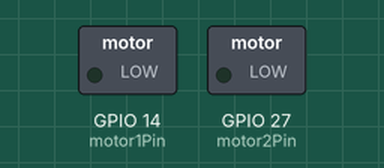
Recording of a program running on a simulated ESP32. Shown: switched loads named in the program (green lamp = pin HIGH). WiFi joins after 1.5 s; servers stay silent unless stated; what the program prints to the serial monitor is not drawn.

Above: at 0.1 s.
At 3.6 s:
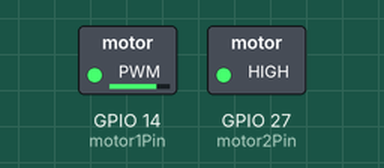
At 4.1 s:
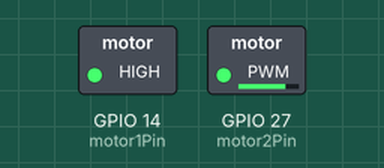
At 4.6 s:
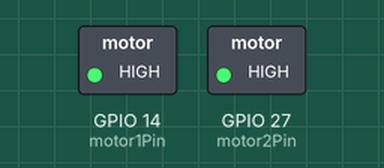
Timing chart, 0 to 6.1 s (numbered marks = the images above):
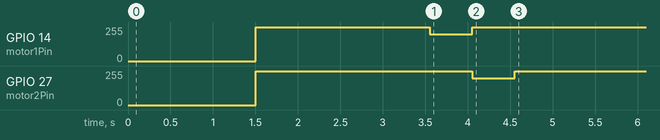

The program:

main.cpp
```cpp
#include <Arduino.h>
#include <WiFi.h>
#include "Wire.h"
#include <ArduinoJson.h>
#include <MPU6050_light.h>
#include <esp_wifi.h>

//#define STATIC_IP

WiFiServer server(8000);

const char* ssid = "";
const char* password = "";
const char* hostname = "esp32";


int motor1Pin = 14; // PNP transistor base pin for motor 1
int motor2Pin = 27; // PNP transistor base pin for motor 2
int motor1Speed = 255; // initial speed for motor 1
int motor2Speed = 255; // initial speed for motor 2

int pwmFrequency = 5000; // PWM frequency in Hz
int pwmResolution = 8; // PWM resolution in bits

int motor1Channel = 0; // PWM channel for motor 1
int motor2Channel = 1; // PWM channel for motor 2

#ifdef STATIC_IP
// Set your Static IP address
IPAddress local_IP(192, 168, 137, 100);
// Set your Gateway IP address
IPAddress gateway(192, 168, 137, 1);
IPAddress subnet(255, 255, 0, 0);
#endif

MPU6050 mpu(Wire);

void initialise_MPU6050();
void connect2Wifi();
void setup_motors();
void labview_server_read_task(void*);
void labview_server_write_task(void*);
void signal_ready();

void setup() {
  Serial.begin(115200);
  WiFi.setHostname(hostname);
  Wire.begin();
  esp_wifi_set_ps(WIFI_PS_NONE);

  connect2Wifi();
  setup_motors();
  delay(50);
  initialise_MPU6050();
  server.begin();

  signal_ready();

  // * tache 1
  xTaskCreate(
    labview_server_read_task,
    "labview_read",
    20000,
    NULL,
    0,
    NULL
  );

  // ** tache 2
  xTaskCreate(
    labview_server_write_task,
    "labview_write",
    20000,
    NULL,
    0,
    NULL
  );
}

void loop() {
  vTaskSuspend(NULL);
}

void labview_server_read_task(void * pvParameters){
  while(1){
    // Wait for a new client to connect
    WiFiClient client = server.available();
    if (!client) {
      vTaskDelay(10 / portTICK_PERIOD_MS);
      continue;
    }

    // Read the incoming message from the client
    String jsonString="";
    while (client.connected()) {
      if (client.available()) {
        char c = client.read();
        jsonString += c;
        if (c == '}') {
          break;
        }
      }
    }

    StaticJsonDocument<256> doc;
    DeserializationError error = deserializeJson(doc, jsonString);
    if (error) {
      Serial.println("Error deserializing JSON");
    }
    else {
      int m1Speed = doc["M1"];
      int m2Speed = doc["M2"];
      motor1Speed = m1Speed;
      motor2Speed = m2Speed;
      Serial.println("Motor 1 speed: " + String(motor1Speed));
      Serial.println("Motor 2 speed: " + String(motor2Speed));
      ledcWrite(motor1Channel, motor1Speed);
      ledcWrite(motor2Channel, motor2Speed);
    }
  }
}

void labview_server_write_task(void * pvParameters){
  float roll = 0.0;
  WiFiClient client;
  while(1){
    client = server.available();
    if (client){
      if (client.connected())
        Serial.println("New client connected");
      while(client.connected()){
      //Get new sensor events with the readings
      mpu.update();
      roll = mpu.getAngleX();
      // Create a JSON object to send to the client
      StaticJsonDocument<256> jsonDoc;
      jsonDoc["roll"] = roll;
      String jsonString;
      serializeJson(jsonDoc, jsonString);
      jsonString += "\n";
      //if (client.connected())
        client.println(jsonString);
      vTaskDelay(40 / portTICK_PERIOD_MS);
      }
    }
  }
}

void initialise_MPU6050(){
  byte status = mpu.begin();
  if(status!=0) {
    Serial.println("MPU6050 not found");
    while(status!=0);
  }
  Serial.println("MPU6050 found");

  Serial.println(F("Calculating offsets, do not move MPU6050"));
  delay(1000);
  mpu.calcOffsets(); // gyro and accelero
  Serial.println("Done!\n");
}

void connect2Wifi(){
  #ifdef STATIC_IP
  // Configures static IP address
  if (!WiFi.config(local_IP, gateway, subnet)) {
    Serial.println("STA Failed to configure");
  }
  #endif

  // Connect to Wi-Fi network with SSID and password
  Serial.print("Connecting to ");
  Serial.print(ssid);
  WiFi.begin(ssid, password);
  while (WiFi.status() != WL_CONNECTED) {
    delay(500);
    Serial.print(".");
  }

  Serial.println("Connected to WiFi");
  Serial.print("IP address: ");
  Serial.println(WiFi.localIP());
}

void setup_motors(){
  pinMode(motor1Pin, OUTPUT);
  pinMode(motor2Pin, OUTPUT);

  ledcSetup(motor1Channel, pwmFrequency, pwmResolution);
  ledcSetup(motor2Channel, pwmFrequency, pwmResolution);
  ledcAttachPin(motor1Pin, motor1Channel);
  ledcAttachPin(motor2Pin, motor2Channel);

  ledcWrite(motor1Channel, motor1Speed);
  ledcWrite(motor2Channel, motor2Speed);
}

void signal_ready(){
  ledcWrite(motor1Channel, 200);
  ledcWrite(motor2Channel, 255);
  vTaskDelay(pdMS_TO_TICKS(500));
  ledcWrite(motor1Channel, 255);
  ledcWrite(motor2Channel, 200);
  vTaskDelay(pdMS_TO_TICKS(500));
  ledcWrite(motor1Channel, 255);
  ledcWrite(motor2Channel, 255);

}
```
